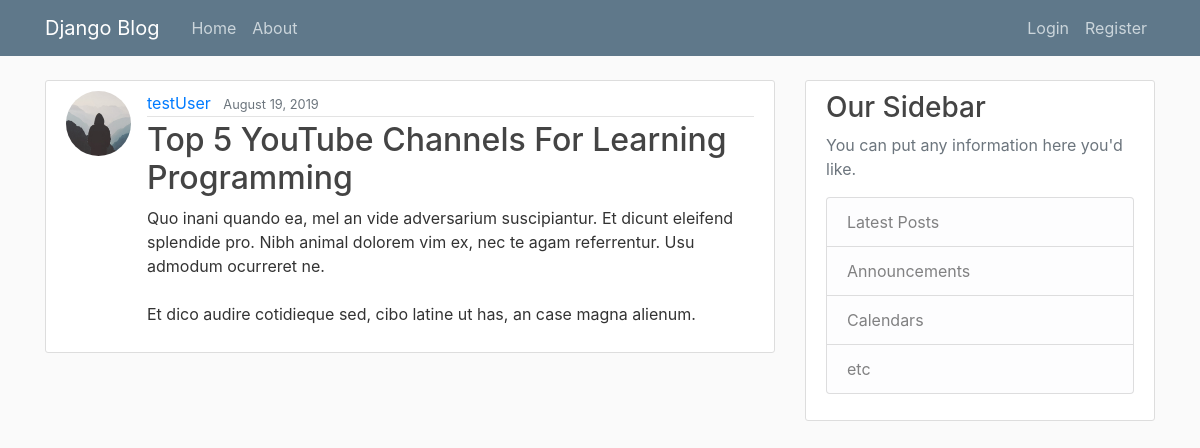
/post/36, run on an earlier commit of the app's database.
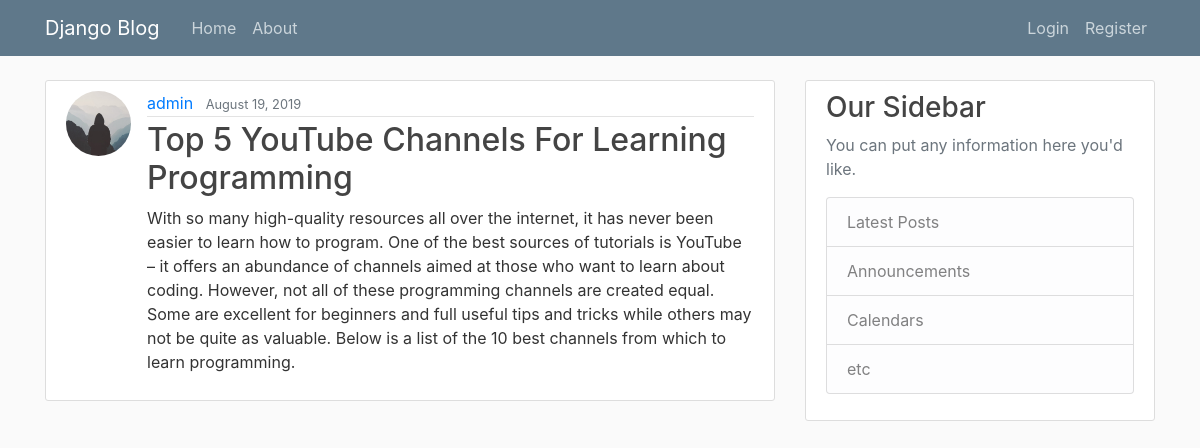
And on a later commit of the database.
### blog/models.py (models this page shows, shortened)
class Post(models.Model):
    title = models.CharField(max_length=100)
    content = models.TextField()
    date_posted = models.DateTimeField(default=timezone.now)
    author = models.ForeignKey(User, on_delete=models.CASCADE)

### users/models.py (models this page shows, shortened)
class Profile(models.Model):
    user = models.OneToOneField(User, on_delete=models.CASCADE)
    image = models.ImageField(default='default.jpg', upload_to='profile_pics')

### blog/views.py (the view)
# urls.py: path('post/<int:pk>', PostDetailView.as_view(), name='post-detail'),
class PostDetailView(DetailView):
    model = Post

### blog/templates/blog/post_detail.html (shortened to what this page needs)
{% extends "blog/base.html" %}
{% block content %}
    <article class="media content-section">
        <img class="rounded-circle article-img" src="{{ object.author.profile.image.url }}">
      <div class="media-body">
        <div class="article-metadata">
          <a class="mr-2" href="#">{{ object.author }}</a>
          <small class="text-muted">{{ object.date_posted|date:"F j, Y" }}</small>
        </div>
        <h2 class="article-title">{{ object.title }}</h2>
        <p class="article-content">{{ object.content }}</p>
      </div>
    </article>
{% endblock content %}

### blog/templates/blog/base.html (shortened to what this page needs)
{% load static %}
<!DOCTYPE html>
<html>
<head>
    <link rel="stylesheet" href="https://stackpath.bootstrapcdn.com/bootstrap/4.3.1/css/bootstrap.min.css">
    <link rel="stylesheet" type="text/css" href="{% static 'blog/main.css' %}">
</head>
<body>
	<header class="site-header">
	  <nav class="navbar navbar-expand-md navbar-dark bg-steel fixed-top">
	    <div class="container">
	      <a class="navbar-brand mr-4" href="{% url 'blog-home' %}">Django Blog</a>
	      <div class="collapse navbar-collapse" id="navbarToggle">
	        <div class="navbar-nav mr-auto">
	          <a class="nav-item nav-link" href="{% url 'blog-home' %}">Home</a>
	          <a class="nav-item nav-link" href="{% url 'blog-about' %}">About</a>
	        </div>
	        <div class="navbar-nav">
	        	{% if user.is_authenticated %}
	        		<a class="nav-item nav-link" href="{% url 'post-create' %}">New Post</a>
	        		<a class="nav-item nav-link" href="{% url 'profile' %}">Profile</a>
	        		<a class="nav-item nav-link" href="{% url 'logout' %}">Logout</a>
	        	{% else %}
		          <a class="nav-item nav-link" href="{% url 'login' %}">Login</a>
		          <a class="nav-item nav-link" href="{% url 'register' %}">Register</a>
		        {% endif %}
	        </div>
	      </div>
	    </div>
	  </nav>
	</header>
	<main role="main" class="container">
	  <div class="row">
	    <div class="col-md-8">
	      {% block content %}{% endblock %}
	    </div>
	    <div class="col-md-4">
	      <div class="content-section">
	        <h3>Our Sidebar</h3>
	        <p class='text-muted'>You can put any information here you'd like.
	          <ul class="list-group">
	            <li class="list-group-item list-group-item-light">Latest Posts</li>
	            <li class="list-group-item list-group-item-light">Announcements</li>
	            <li class="list-group-item list-group-item-light">Calendars</li>
	            <li class="list-group-item list-group-item-light">etc</li>
	          </ul>
	        </p>
	      </div>
	    </div>
	  </div>
	</main>
</body>
</html>

### blog/static/blog/main.css (style rules this page uses)
body { background: #fafafa; color: #333333; margin-top: 5rem; }
h1, h2, h3, h4, h5, h6 { color: #444444; }
ul { margin: 0; }
.bg-steel { background-color: #5f788a; }
.site-header .navbar-nav .nav-link { color: #cbd5db; }
.content-section { background: #ffffff; padding: 10px 20px; border: 1px solid #dddddd; border-radius: 3px; margin-bottom: 20px; }
.article-title { color: #444444; }
.article-content { white-space: pre-line; }
.article-img { height: 65px; width: 65px; margin-right: 16px; }
.article-metadata { padding-bottom: 1px; margin-bottom: 4px; border-bottom: 1px solid #e3e3e3 }

What changed in the data, as far as the page shows it:
changed Post "Top 5 YouTube Channels For Learning Programming": author "testUser" → "admin"; content "Quo inani quando ea, mel an vide adversarium suscipiantur. Et dicunt eleifend splendide pro. Nibh animal dolorem vim ex, nec te agam referrentur. Usu admodum ocurreret ne. Et dico audire cotidieque sed, cibo latine ut has, an case magna alienum." → "With so many high-quality resources all over the internet, it has never been easier to learn how to program. One of the best sources of tutorials is YouTube – it offers an abundance of channels aimed at those who want to learn about coding. However, not all of these programming channels are created equal. Some are excellent for beginners and full useful tips and tricks while others may not be quite as valuable. Below is a list of the 10 best channels from which to learn programming."
